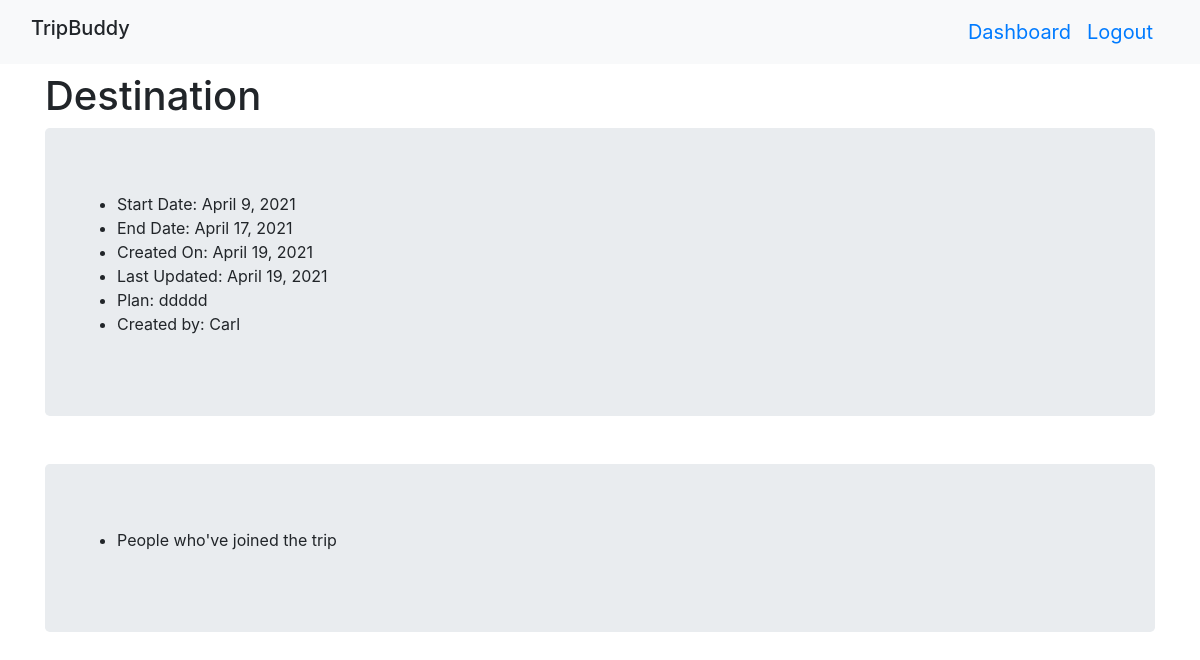
The page /trips/3 (signed in) on the database its author committed.
### Trip_app/models.py (models this page shows)
class Trip(models.Model):
    destination = models.CharField(max_length=255)
    start_date = models.DateField(auto_now=False)
    end_date = models.DateField(auto_now=False)
    plan = models.TextField()
    planner = models.ForeignKey(User, related_name='my_trips', on_delete=models.CASCADE)
    guest = models.ManyToManyField(User, related_name='trips')
    created_at = models.DateField(auto_now_add=True)
    updated_at = models.DateField(auto_now=True)
    objects =TripManager()

class User(models.Model):
    first_name = models.CharField(max_length=255)
    last_name =models.CharField(max_length=255)
    email =models.CharField(max_length=255)
    password =models.CharField(max_length=255)
    created_at =models.DateField(auto_now_add=True)
    updated_at =models.DateField(auto_now=True)
    objects =UserManager()

### Trip_app/views.py (the view)
# urls.py: url(r'^trips/(?P<id>\d+)$', views.view),
def view(request, id):
    guest_trips=Trip.objects.filter(guest=User.objects.get(id=request.session['id']))
    this_trip=Trip.objects.get(id=id)
    context = {
        'this_trip': this_trip,
        'guest': guest_trips,
    }
    print(this_trip.guest)
    return render(request, 'viewshow.html', context)

### Trip_app/templates/viewshow.html (shortened to what this page needs)
<!DOCTYPE html>
<html lang="en">
<head>
    <link rel="stylesheet" href="https://maxcdn.bootstrapcdn.com/bootstrap/4.5.2/css/bootstrap.min.css">
    {% load static %}
</head>
<body>
    <nav class="navbar navbar-expand-sm bg-light justify-content-center">
        <div class='container-fluid'>
            <h1 class="navbar-brand">TripBuddy</h1>
            <a class="navbar-brand ml-auto navbar-link" href="/dashboard">Dashboard</a>
            <a class="navbar-brand navbar-link" href="/destroy">Logout</a>
        </div>
    </nav>
    <div class="container mt-2">
        <h1 class="display-5">Destination</h1>
        <div class="container jumbotron details">
            <ul>
                <li><span>Start Date:</span> {{this_trip.start_date}}</li>
                <li><span>End Date:</span> {{this_trip.end_date}}</li>
                <li><span>Created On:</span> {{this_trip.created_at}}</li>
                <li><span>Last Updated:</span> {{this_trip.updated_at}}</li>
                <li><span>Plan:</span> {{this_trip.plan}}</li>
                <li><span>Created by:</span> {{this_trip.planner.first_name}}</li>
            </ul>
        </div>
        <div class="container jumbotron mt-5">
            <ul>
                <li><span>People who've joined the trip</span></li>
            </ul>
        </div>
    </div>
</body>
</html>

### rows shown on the page
Trip: start_date "April 9, 2021", end_date "April 17, 2021", created_at "April 19, 2021", updated_at "April 19, 2021", plan "ddddd", planner.first_name "Carl"
